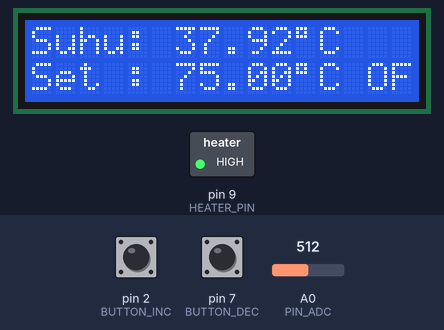
Bench run of a sketch on a simulated Arduino Uno, built with avr-gcc and run on an emulated ATmega328P. Parts: 16×2 character LCD, switched loads named in the sketch (green lamp = pin HIGH). Dashed ring = blinking. The test bench sets the inputs (shaded band); at power-on: A0 (PIN_ADC) = 512, pin 7 (BUTTON_DEC) LOW, pin 2 (BUTTON_INC) LOW. What the sketch prints to the serial monitor is not drawn.

Above: at 1.6 s.
1.7 s: A0 (PIN_ADC) set to 481
At 3.8 s:
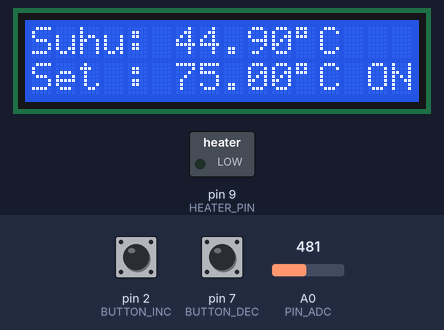
4.5 s: pin 7 (BUTTON_DEC) pulled HIGH for 0.15 s
At 5.1 s:
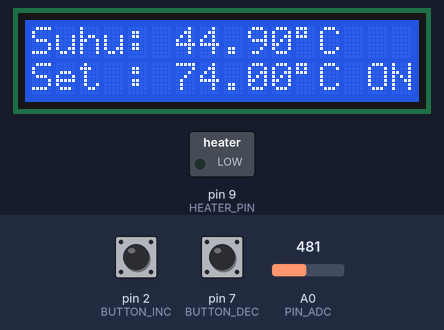
5.2 s: A0 (PIN_ADC) set to 306
At 7.9 s:
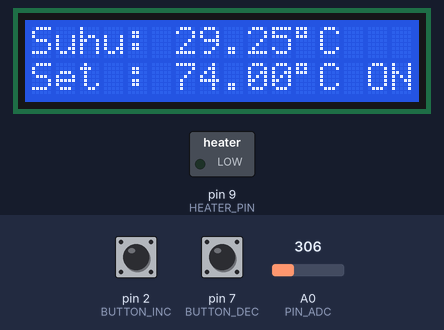
8.2 s: A0 (PIN_ADC) set to 716
At 10.12 s:
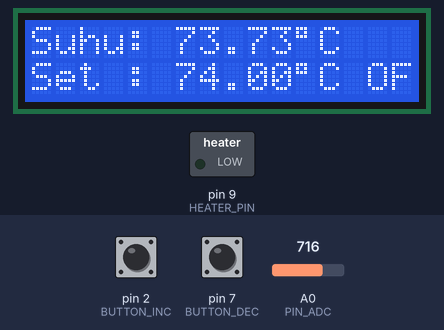
10.4 s: pin 2 (BUTTON_INC) pulled HIGH for 0.15 s
At 13.2 s:
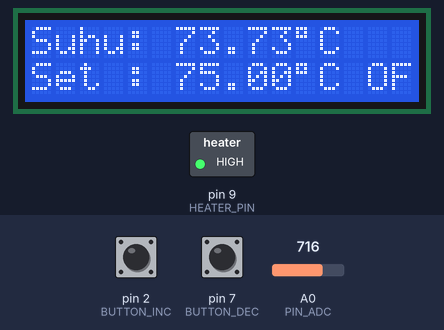
13.5 s: pin 2 (BUTTON_INC) pulled HIGH for 1 s
At 15.1 s:
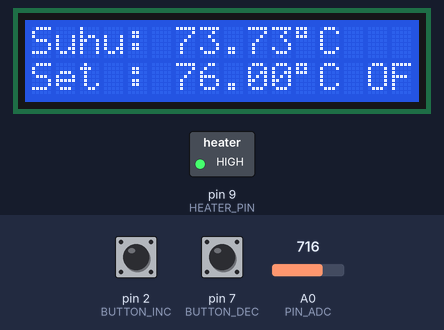
Timing chart, 0 to 17.0 s (numbered marks = the images above; inputs shaded):
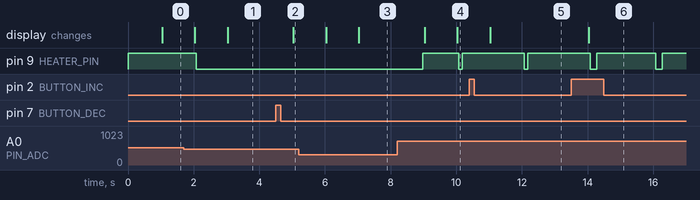

The sketch:

PID-manual-tuning-Ziegler-Nichols.ino
```cpp
#include <Wire.h>
#include <LiquidCrystal_I2C.h>
#include <PID_v1.h>
#define SELANG_WAKTU_LCD           1000
#define SELANG_WAKTU_DEBOUNCE      50
#define SELANG_WAKTU_SAMPLING      100
#define RESOLUSI_SETPOINT_C        1.0F
#define DEADBAND_IN_CELCIUS        1.0F
#define JUMLAH_SAMPLE_MOVAVG       10
#define BUTTON_INC                 2
#define BUTTON_DEC                 7
#define HEATER_PIN                 9
#define PIN_ADC                    A0
unsigned int  ui_ADC[JUMLAH_SAMPLE_MOVAVG] = {0};
unsigned char uc_arrayIndex     = 0;
float         f_ADCMovAvg       = 0;
float         f_TempFilter_C    = 0;
float         f_Error_C         = 0;
unsigned long ul_SampTimeMS     = 0;

LiquidCrystal_I2C lcd(0x27, 16, 2);
unsigned long ul_LCDTimeMS      = 0;
unsigned long ul_Debounce_incMS = 0;
unsigned long ul_Debounce_decMS = 0;
bool          lastBtn_inc       = LOW;
bool          lastBtn_dec       = LOW;
bool          currentState      = LOW;

float f_SetPoint_C       = 75.0F;
double pid_input    = 0;
double pid_output   = 0;
double pid_setpoint = 75.0;
double Kp = 65.050;
double Ki = 0.008;
double Kd = 1.504;

PID myPID(&pid_input, &pid_output, &pid_setpoint, Kp, Ki, Kd, DIRECT);

const unsigned long TPO_PERIOD     = 2000;
unsigned long       ul_TPOLastBase = 0;

float fGetTemperature(float adc_value)
{
  const float a = 8.1e-5;
  const float b = 0.0257;
  const float c = 13.8;
  return a * adc_value * adc_value + b * adc_value + c;
}

inline void NyalakanHeater() { digitalWrite(HEATER_PIN, LOW);  }
inline void MatikanHeater()  { digitalWrite(HEATER_PIN, HIGH); }
void setup()
{
  pinMode(PIN_ADC, INPUT);
  pinMode(BUTTON_INC, INPUT);
  pinMode(BUTTON_DEC, INPUT);
  pinMode(HEATER_PIN, OUTPUT);
  MatikanHeater();
  lcd.init();
  lcd.backlight();
  lcd.setCursor(0, 0); lcd.print("Suhu: ");
  lcd.setCursor(0, 1); lcd.print("Set : ");
  Serial.begin(19200);
  delay(200);
  Serial.println("CLEARSHEET");
  Serial.println("LABEL,Date,Time,Temp,Setpoint,SSR,PID_out,millis");
  myPID.SetMode(AUTOMATIC);
  myPID.SetOutputLimits(0, TPO_PERIOD);
}

void loop()
{
    if (millis() - ul_SampTimeMS >= SELANG_WAKTU_SAMPLING) {
    ul_SampTimeMS = millis();
    ui_ADC[uc_arrayIndex] = analogRead(PIN_ADC);
    uc_arrayIndex = (uc_arrayIndex + 1) % JUMLAH_SAMPLE_MOVAVG;
    unsigned long ul_total = 0;
    for (byte i = 0; i < JUMLAH_SAMPLE_MOVAVG; i++) ul_total += ui_ADC[i];
    f_ADCMovAvg     = (float)ul_total / JUMLAH_SAMPLE_MOVAVG;
    f_TempFilter_C  = fGetTemperature(f_ADCMovAvg);
    f_Error_C       = f_SetPoint_C - f_TempFilter_C;
    pid_input       = f_TempFilter_C;
    pid_setpoint    = f_SetPoint_C;
    myPID.Compute();

    if (millis() - ul_TPOLastBase >= TPO_PERIOD) {
      ul_TPOLastBase = millis();
      if (pid_output > 0) NyalakanHeater();
      else                MatikanHeater();
    }

    if ((millis() - ul_TPOLastBase) >= pid_output && digitalRead(HEATER_PIN) == LOW) {
      MatikanHeater();
    }
  }

  currentState = digitalRead(BUTTON_INC);
  if ( currentState && !lastBtn_inc &&
       millis() - ul_Debounce_incMS >= SELANG_WAKTU_DEBOUNCE ) {
    ul_Debounce_incMS = millis();
    f_SetPoint_C += RESOLUSI_SETPOINT_C;
    Serial.println("SP Increased!");
  }
  lastBtn_inc = currentState;
  currentState = digitalRead(BUTTON_DEC);
  if ( currentState && !lastBtn_dec &&
       millis() - ul_Debounce_decMS >= SELANG_WAKTU_DEBOUNCE ) {
    ul_Debounce_decMS = millis();
    f_SetPoint_C -= RESOLUSI_SETPOINT_C;
    Serial.println("SP Decreased!");
  }
  lastBtn_dec = currentState;
  if (millis() - ul_LCDTimeMS >= SELANG_WAKTU_LCD) {
    ul_LCDTimeMS = millis();
    char deg = 223;

    lcd.setCursor(6, 0); lcd.print("       ");
    lcd.setCursor(6, 0); lcd.print(f_TempFilter_C, 2);
    lcd.print(deg); lcd.print("C");
    lcd.setCursor(6, 1); lcd.print("       ");
    lcd.setCursor(6, 1); lcd.print(f_SetPoint_C, 2);
    lcd.print(deg); lcd.print("C ");
    lcd.print(digitalRead(HEATER_PIN) == LOW ? "ON " : "OFF");

    Serial.print("DATA,DATE,TIME,");
    Serial.print(f_TempFilter_C); Serial.print(",");
    Serial.print(f_SetPoint_C, 2); Serial.print(",");
    Serial.print(digitalRead(HEATER_PIN) == LOW ? "ON" : "OFF");
    Serial.print(",");
    Serial.print(pid_output); Serial.print(",");
    Serial.println(millis());
  }
}
```

Measured:
- the behaviour switches between 490 and 489 on A0 (PIN_ADC) (found by bisection; images 0 and 1)
- after the input at 1.7 s, pin 9 (HEATER_PIN): goes on until 2.1 s, then stays LOW
- after the input at 4.5 s, the display: changes after 0.54 s (image 2)
- after the input at 5.2 s, pin 9 (HEATER_PIN): stops changing and stays LOW; the display: first changes after 0.84 s (image 3 shows a later state)
- after the input at 8.2 s, pin 9 (HEATER_PIN): LOW → HIGH after 0.78 s, → LOW 1.1 s later, → HIGH 0.10 s later; the display: first changes after 0.83 s (image 4 shows a later state)
- after the input at 10.4 s, the display: changes after 0.64 s (image 5)
- after the input at 13.5 s, the display: changes after 0.54 s (image 6)
